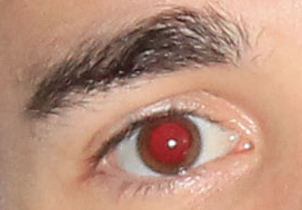
#> input picture src/eyePhoto.png, 302 x 210 px, found by its file name
$ python latestPupilDetection.py   (Python 2 division)
#> lines starting #> are read from the running program, lines starting #| are printed output that depends on the picture; after the words box and inside, x2 and y2 are one past the last pixel; in counts of white or black regions, pixels touching at a corner belong together
""" A class to perform actions on a eye. A eye can get its own pupil and
    its own keypoints or sclera (depending on the algorithm)
"""

from Pupil import *
import cv2.cv as cv
import cv2
import numpy as np
from PIL import Image
import PIL.ImageOps
import math
from sys import maxint

DEBUG = True

########## Descriptive Variables for tweakable constants ###############

# Threshold parameters
LOWER_RED_RANGE = np.array((100,0,0))
UPPER_RED_RANGE = np.array((255,255,255))

# Erode and dilate parameters
ERODE_ITERATIONS = 1
DILATE_ITERATIONS = 1

# NOTE: tweaking any or all of these vars seems to only eliminate
#        erroneous circles, not move the position of the circles detected
# Circle detection parameters
CIRCLE_RESOLUTION_RATIO = 1
# The minimum distance between circle centerpoints
CIRCLE_MIN_DISTANCE = 32
# I'm not exactly sure what the THRESHOLD ones do. See link for more info:
# http://www.adaptive-vision.com/en/technical_data/documentation/3.0/filters/FeatureDetection/cvHoughCircles.html
# You will need to look at the above url on archive.org. The actual site no longer has that page.
CIRCLE_THRESHOLD_1 = 10
# The accumulator threshold. The higher this is the less circles you get.
CIRCLE_THRESHOLD_2 = 2
CIRCLE_MIN_RADIUS = 10
CIRCLE_MAX_RADIUS = 500

# Circle drawing parameters
CIRCLE_COLOR = (0, 0, 255)
THICKNESS = 3
LINE_TYPE = 8
SHIFT = 0

# Smooth parameters
APERTURE_WIDTH = 9
APERTURE_HEIGHT = 9

# Canny parameters
CANNY_THRESHOLD_1 = 32
CANNY_THRESHOLD_2 = 2

############## Utility  Methods ###################
# [10 lines left out: function draw_circles, not called in this run]


################# Utility Methods #########################################

def findPupil(eyePhoto):
        """ Detects a pupil in a photo of an eye and constructs a Pupil object

        Uses opencv libarary methods to detect a pupil. Algorithm found here:
        http://opencv-code.com/tutorials/pupil-detection-from-an-eye-image/
        Algorithm Overview:
            Load the source image.
            Threshold based on a range of red.
            Invert the photo.
            Erode and dilate to reduce noise.
            Find the contours.
            Smooth to improve canny edge detection.
            Canny edge detection.
            Hough circle detection.
            Choose the most central circle.
        Then initializes eyePupil by constructing a new pupil object.
        Returns false if no pupil is found

        Args:
            None

        Return:
            bool - True if there were no issues. False for any error
        """
        # Load the source image and convert to cv mat
        # eyePhoto is already stored as a mat. There is no need to convert
        #eye = cv.GetMat(eyePhoto)
        if DEBUG:
            print "We're here in findPupil()"
            print "EYE: " + str(eyePhoto)
            print "The type of eyePhoto is: " + str(type(eyePhoto))
        # Convert to a numpy array
        eyeArr = eyePhoto

        # Find the red in the photo
        thresh = cv2.inRange(eyeArr,LOWER_RED_RANGE,UPPER_RED_RANGE)
        if DEBUG:
            cv.ShowImage("Binary", cv.fromarray(thresh))
            cv.WaitKey(0)
            cv.DestroyWindow("Binary")


        # Invert the threshholded photo
        rows = len(thresh)
        for i in range(0,rows):
            for j in range(0,len(thresh[i])):
                thresh[i][j] = 255 - thresh[i][j]

        if DEBUG:
            cv.ShowImage("Inverted Thresh", cv.fromarray(thresh))
            cv.WaitKey(0)
            cv.DestroyWindow("Inverted Thresh")


        # Erode and dilate the image to get rid of noise
        erode = cv2.erode(thresh,None,iterations = ERODE_ITERATIONS)
        if DEBUG:
            cv.ShowImage("Erode", cv.fromarray(erode))
            cv.WaitKey(0)
            cv.DestroyWindow("Erode")
        dilate = cv2.dilate(erode,None,iterations = DILATE_ITERATIONS)
        if DEBUG:
            cv.ShowImage("Dilate", cv.fromarray(dilate))
            cv.WaitKey(0)
            cv.DestroyWindow("Dilate")

        # Find countours in the image
        contours, hierarchy = cv2.findContours(dilate,cv2.RETR_EXTERNAL,cv2.CHAIN_APPROX_NONE)
        # Draw the contours in white
        cv2.drawContours(dilate,contours,-1,(255,255,255),-1)
        if DEBUG:
            cv.ShowImage("Contours", cv.fromarray(dilate))
            cv.WaitKey(0)
            cv.DestroyWindow("Contours")

        print "type of dilate:  " + str(type(dilate))
        print "size of dilate:  " + str(dilate.size)

        cv2.imwrite("dilate.jpg", dilate   )
        big = bigContinWC(dilate)
        print "Big is " + str(big)

        eye = cv.fromarray(eyePhoto)
        #draw_circles((big[0],big[1],3), eye)
        cv2.line(eyePhoto, (big[0],big[1]),(big[0],big[1]+big[2]),CIRCLE_COLOR,THICKNESS,LINE_TYPE)
        if DEBUG:
            cv.ShowImage("Biggest", eye)
            cv.WaitKey(0)
            cv.DestroyWindow("Biggest")


# [50 lines left out: functions swap_dims, bigContinWC, not called in this run]


#new code ladies and gentlemen
im = cv2.imread('C:/Users/Shannon/Documents/GitHub/DVS-Python/src/eyePhoto.png')
#> im is the input picture: shape (210, 302, 3); mean B, G, R 123.4, 143.3, 184.9
print type(im)
#| <class 'numpy.ndarray'>
findPupil(im)
#> (printed output is left out)
#| The type of eyePhoto is: <class 'numpy.ndarray'>
#> in findPupil, `thresh = cv2.inRange(eyeArr,LOWER_RED_RANGE,UPPER_RED_RANGE)`:
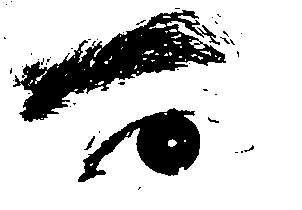
#> thresh: shape (210, 302); 80.1% white; 43 black regions (37 under 20 px), largest, box (x1, y1, x2, y2) and area: (13, 10, 226, 122) 8171, (78, 108, 200, 182) 4166, (84, 136, 95, 150) 47, (208, 117, 219, 123) 26, (244, 145, 254, 152) 22, (220, 37, 230, 44) 20
#> (the run stopped early here; a loop or call above may not have finished)
